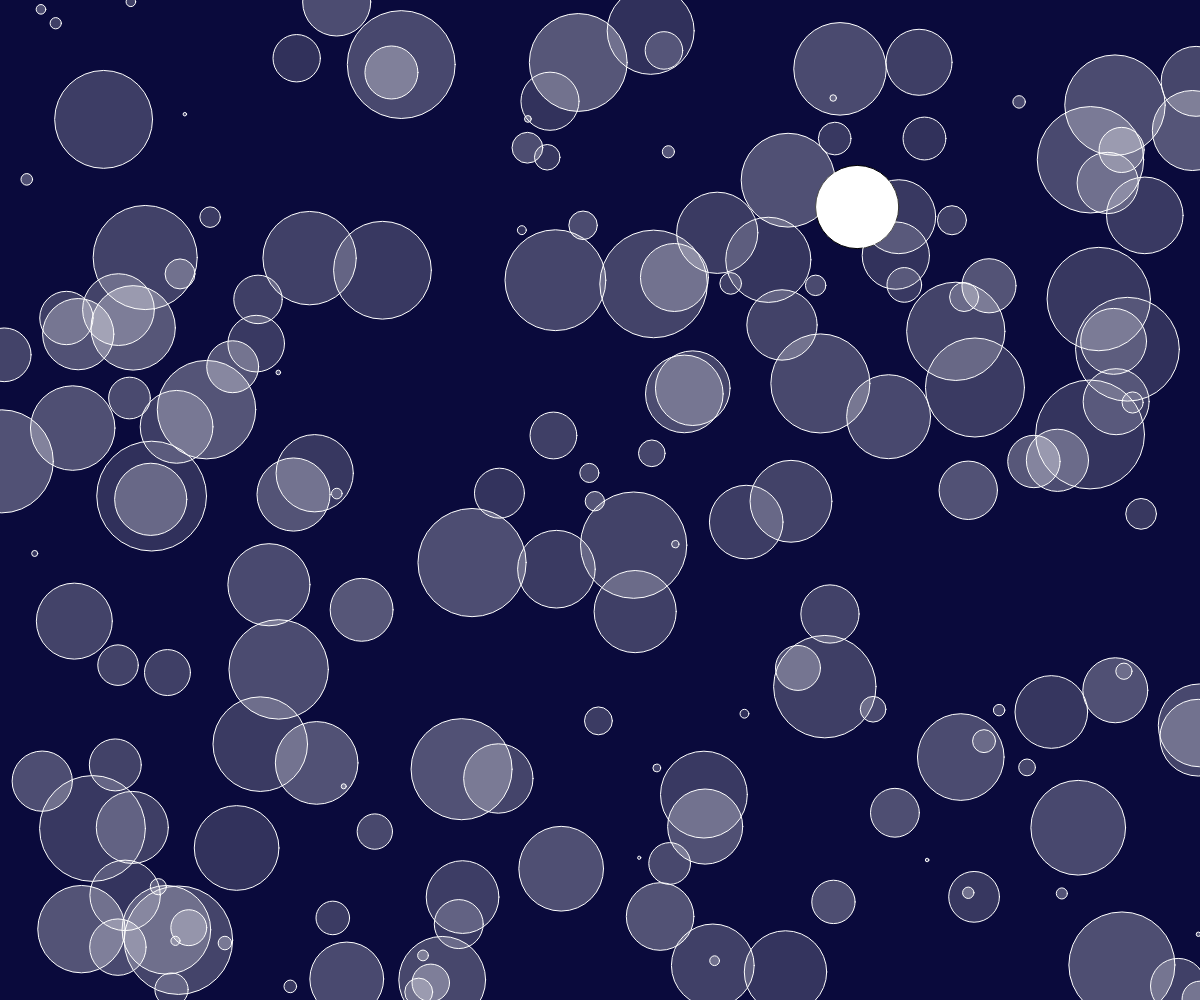
Frame 1 (no input)
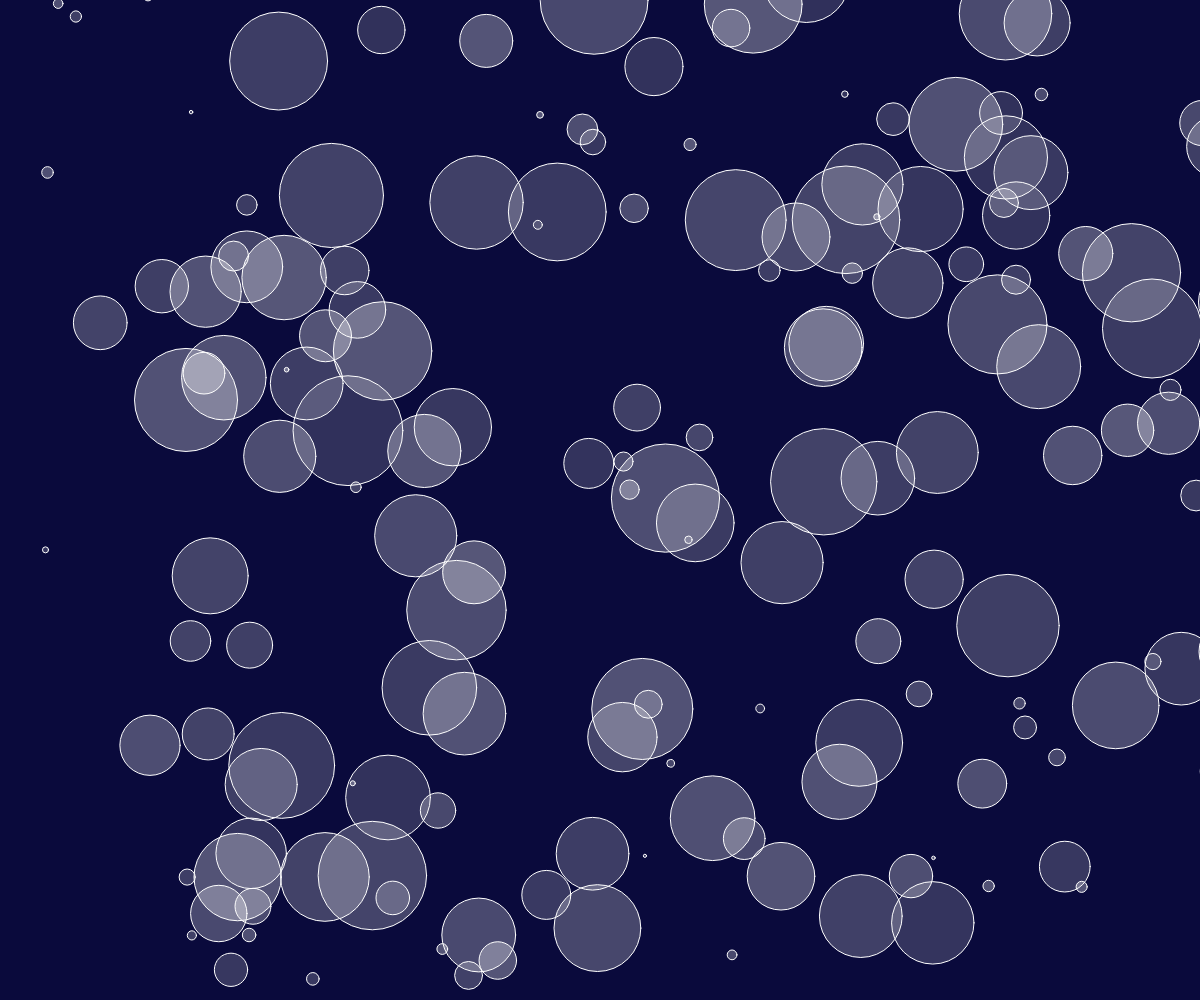
Frame 60 (no input)
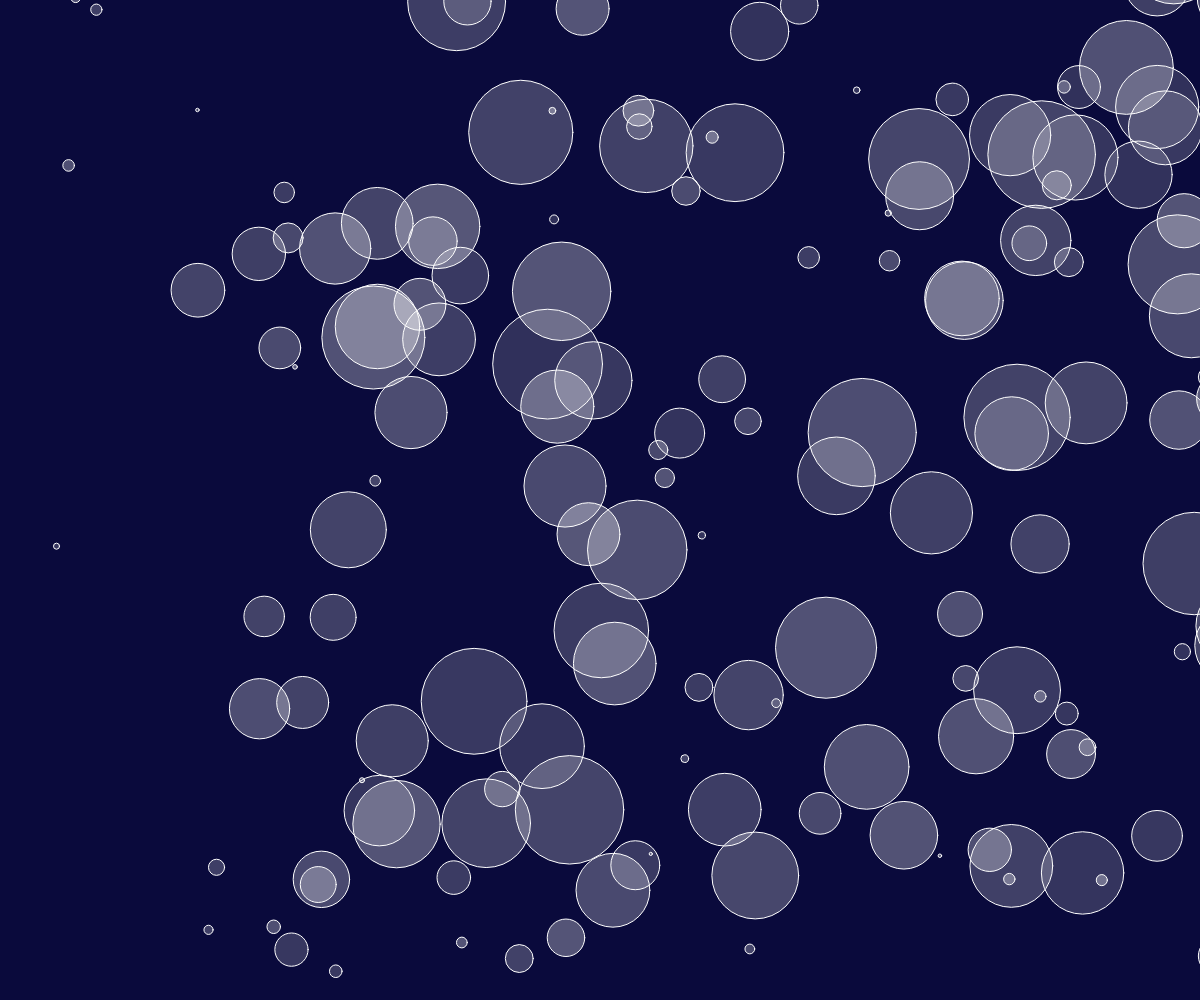
Frame 120 (the mouse pressed at the canvas centre since frame 60)

The p5.js sketch that drew these frames (run headless with seeded random() and noise() and a simulated clock; from frame 60 on, the mouse is pressed at the canvas centre):

// p5.js sketch
// ── sketch.js
class Bolla {
  constructor() {
    this.x = random(width)
    this.y = random(height)
    this.diameter = random(3, 110);
    this.speedX = this.diameter / 33;
    this.speedY = this.diameter / 99;
    this.direc = 1;
    this.c = random(40, 80);

  }

  move() {
    this.y -= this.speedY
    this.x += this.speedX * this.direc
    if (this.y + this.diameter * 2 < 1) {
      this.y = height + this.diameter * 2
    }
    if (this.x - this.diameter * 2 > width) {
      this.direc = -1
    }
    if (this.x + this.diameter * 2 < 1) {
      this.direc = 1
    }
  }

  display() {
    circle(this.x, this.y, this.diameter);
    fill(255, this.c);
    stroke(255);
  }
}

let bolle = [];

function setup() {
  createCanvas(windowWidth, windowHeight);
  for (let i = 0; i < 175; i++) {
    bolle.push(new Bolla());
  }
}

function windowResized() {
  resizeCanvas(windowWidth, windowHeight);
  background(0);
}


function draw() {
  background(10, 10, 60);
  for (let i = 0; i < bolle.length; i++) {
    bolle[i].display();
    bolle[i].move();
  }

}
